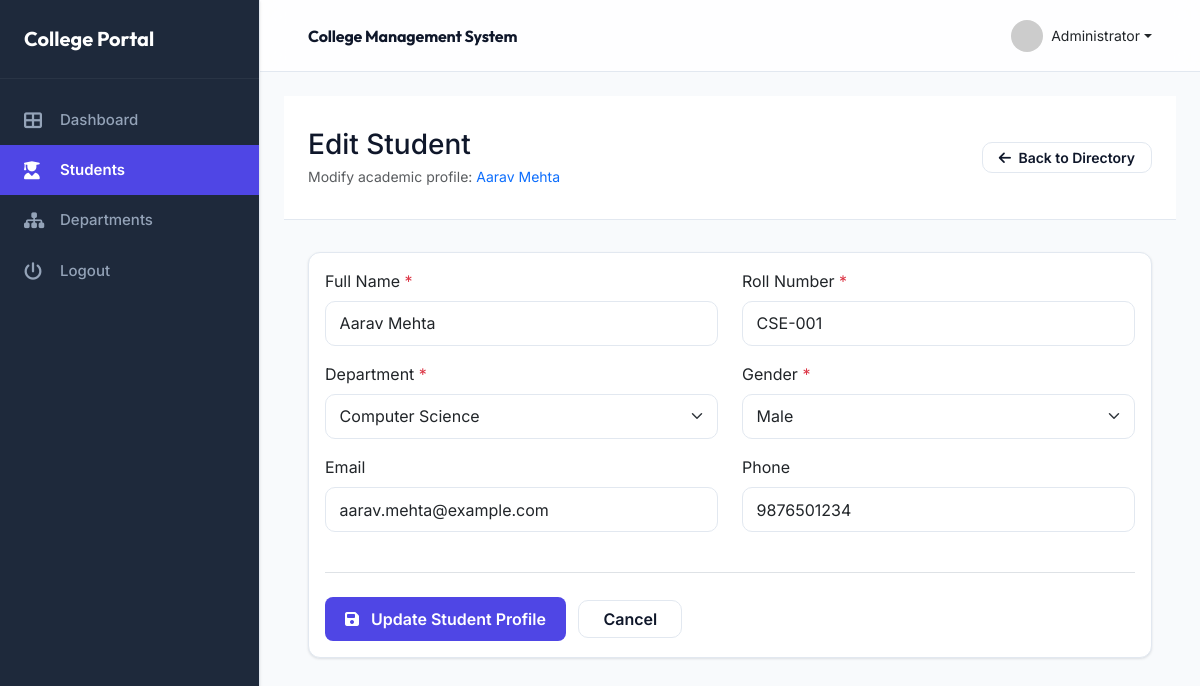
Screenshot of /01_college_mgmt/edit.php?id=1 (signed in) with the database file from the repository.
### tables this page shows
CREATE TABLE IF NOT EXISTS students (
    id INT AUTO_INCREMENT PRIMARY KEY,
    name VARCHAR(100) NOT NULL,
    roll_no VARCHAR(20) NOT NULL UNIQUE,
    dept_id INT NOT NULL,
    email VARCHAR(100),
    phone VARCHAR(20),
    gender ENUM('Male', 'Female', 'Other'),
    created_at TIMESTAMP DEFAULT CURRENT_TIMESTAMP,
    FOREIGN KEY (dept_id) REFERENCES departments(id) ON DELETE CASCADE
);

### 01_college_mgmt/edit.php (the view, shortened to what this page needs)
<?php
include 'includes/header.php';
include 'includes/sidebar.php';
require_once 'config.php';
$departments = $conn->query("SELECT * FROM departments ORDER BY dept_name ASC");
if (isset($_GET['id'])) {
    $id = $_GET['id'];
    $stmt = $conn->prepare("SELECT * FROM students WHERE id = ?");
    $stmt->bind_param("i", $id);
    $stmt->execute();
    $result = $stmt->get_result();
    $student = $result->fetch_assoc();
} else {
    header("Location: view_students.php");
    exit();
}
?>
<div class="executive-header">
    <div class="d-flex justify-content-between align-items-center">
        <div>
            <h1 class="outfit fw-700 h3 mb-1">Edit Student</h1>
            <p class="text-muted small mb-0">Modify academic profile: <span class="text-primary fw-600"><?php echo htmlspecialchars($student['name']); ?></span></p>
        </div>
        <a href="view_students.php" class="btn btn-light btn-sm px-3 border"><i class="fas fa-arrow-left me-1"></i> Back to Directory</a>
    </div>
</div>
<div class="container-fluid">
<div class="card">
    <div class="card-body">
        <form action="" method="post">
            <div class="row">
                <div class="col-md-6 mb-3">
                    <label class="form-label">Full Name <span class="text-danger">*</span></label>
                    <input type="text" name="name" class="form-control" value="<?php echo htmlspecialchars($student['name']); ?>" required>
                </div>
                <div class="col-md-6 mb-3">
                    <label class="form-label">Roll Number <span class="text-danger">*</span></label>
                    <input type="text" name="roll_no" class="form-control" value="<?php echo htmlspecialchars($student['roll_no']); ?>" required>
                </div>
            </div>
            <div class="row">
                <div class="col-md-6 mb-3">
                    <label class="form-label">Department <span class="text-danger">*</span></label>
                    <select name="dept_id" class="form-select" required>
                        <?php
                        if ($departments->num_rows > 0) {
                            $departments->data_seek(0);
                            while($row = $departments->fetch_assoc()) {
                                $selected = ($student['dept_id'] == $row['id']) ? 'selected' : '';
                                echo "<option value='" . $row['id'] . "' $selected>" . htmlspecialchars($row['dept_name']) . "</option>";
                            }
                        }
                        ?>
                    </select>
                </div>
                <div class="col-md-6 mb-3">
                    <label class="form-label">Gender <span class="text-danger">*</span></label>
                    <select name="gender" class="form-select" required>
                        <option value="Male" <?php echo ($student['gender'] == 'Male') ? 'selected' : ''; ?>>Male</option>
                    </select>
                </div>
            </div>
            <div class="row">
                <div class="col-md-6 mb-3">
                    <label class="form-label">Email</label>
                    <input type="email" name="email" class="form-control" value="<?php echo htmlspecialchars($student['email']); ?>">
                </div>
                <div class="col-md-6 mb-3">
                    <label class="form-label">Phone</label>
                    <input type="text" name="phone" class="form-control" value="<?php echo htmlspecialchars($student['phone']); ?>">
                </div>
            </div>
            <div class="mt-4 pt-4 border-top">
                <button type="submit" class="btn btn-primary px-4 fw-600">
                    <i class="fas fa-save me-2"></i> Update Student Profile
                </button>
                <a href="view_students.php" class="btn btn-light border px-4 ms-2">Cancel</a>
            </div>
        </form>
    </div>
</div>
<?php
include 'includes/footer.php';
?>

### 01_college_mgmt/assets/css/style.css (style rules this page uses)
:root { --primary: #4f46e5; --primary-hover: #4338ca; --bg-main: #f8fafc; --bg-white: #ffffff; --sidebar-bg: #1e293b; --text-main: #0f172a; --text-muted: #64748b; --border-color: #e2e8f0; --shadow-sm: 0 1px 3px 0 rgb(0 0 0 / 0.1), 0 1px 2px -1px rgb(0 0 0 / 0.1); --shadow-md: 0 4px 6px -1px rgb(0 0 0 / 0.1), 0 2px 4px -2px rgb(0 0 0 / 0.1); --sidebar-width: 260px; --nav-height: 70px; --transition: all 0.3s cubic-bezier(0.4, 0, 0.2, 1); }
* { box-sizing: border-box; }
body { background-color: var(--bg-main); color: var(--text-main); font-family: 'Inter', system-ui, -apple-system, sans-serif; margin: 0; padding: 0; -webkit-font-smoothing: antialiased; overflow-x: hidden; }
.container-fluid { padding-left: 1.5rem !important; padding-right: 1.5rem !important; }
.card { background: var(--bg-white) !important; border: 1px solid var(--border-color) !important; border-radius: 12px !important; box-shadow: var(--shadow-sm) !important; transition: var(--transition); margin-bottom: 1.5rem; }
.btn-primary { background: var(--primary) !important; border: none !important; padding: 0.625rem 1.25rem !important; font-weight: 600 !important; border-radius: 8px !important; transition: var(--transition); }
:root { --primary: #4f46e5; --primary-600: #4338ca; --primary-50: #eef2ff; --bg-main: #f8fafc; --surface: #ffffff; --surface-muted: #f1f5f9; --text-main: #0f172a; --text-muted: #64748b; --border-color: #e2e8f0; --shadow-sm: 0 1px 2px rgba(15, 23, 42, 0.04), 0 1px 3px rgba(15, 23, 42, 0.08); --shadow-md: 0 12px 24px rgba(15, 23, 42, 0.08); --sidebar-width: 260px; --nav-height: 72px; --radius-lg: 16px; --radius-md: 12px; --radius-sm: 10px; --transition: all 0.25s ease; }
a { color: inherit; text-decoration: none; }
.card { background: var(--surface) !important; border: 1px solid var(--border-color) !important; border-radius: var(--radius-lg) !important; box-shadow: var(--shadow-sm) !important; transition: var(--transition); margin-bottom: 1.5rem; }
.form-control, .form-select { border-radius: var(--radius-sm) !important; border-color: var(--border-color) !important; padding: 0.6rem 0.85rem; box-shadow: none !important; }
.btn-primary { background: var(--primary) !important; border: none !important; padding: 0.6rem 1.25rem !important; font-weight: 600 !important; border-radius: var(--radius-sm) !important; transition: var(--transition); }
.btn-light, .btn-link, .btn-teal, .btn-magenta, .btn-navy, .btn-gold, .btn-yellow, .btn-purple, .btn-danger { border-radius: var(--radius-sm) !important; border: 1px solid var(--border-color) !important; background: var(--surface) !important; color: var(--text-main) !important; font-weight: 600 !important; transition: var(--transition); }
.executive-header { background: #fff; padding: 2rem 1.5rem; border-bottom: 1px solid var(--border-color); margin-bottom: 2rem; }
.card { background: #fff !important; border: 1px solid var(--border-color) !important; border-radius: 12px !important; box-shadow: var(--shadow-sm) !important; transition: var(--transition); margin-bottom: 1.5rem; }

### rows the page displays
students: name "Aarav Mehta", roll_no "CSE-001", gender "Male", email "aarav.mehta@example.com", phone "9876501234"

### other values shown
form field dept_id "Computer Science"
